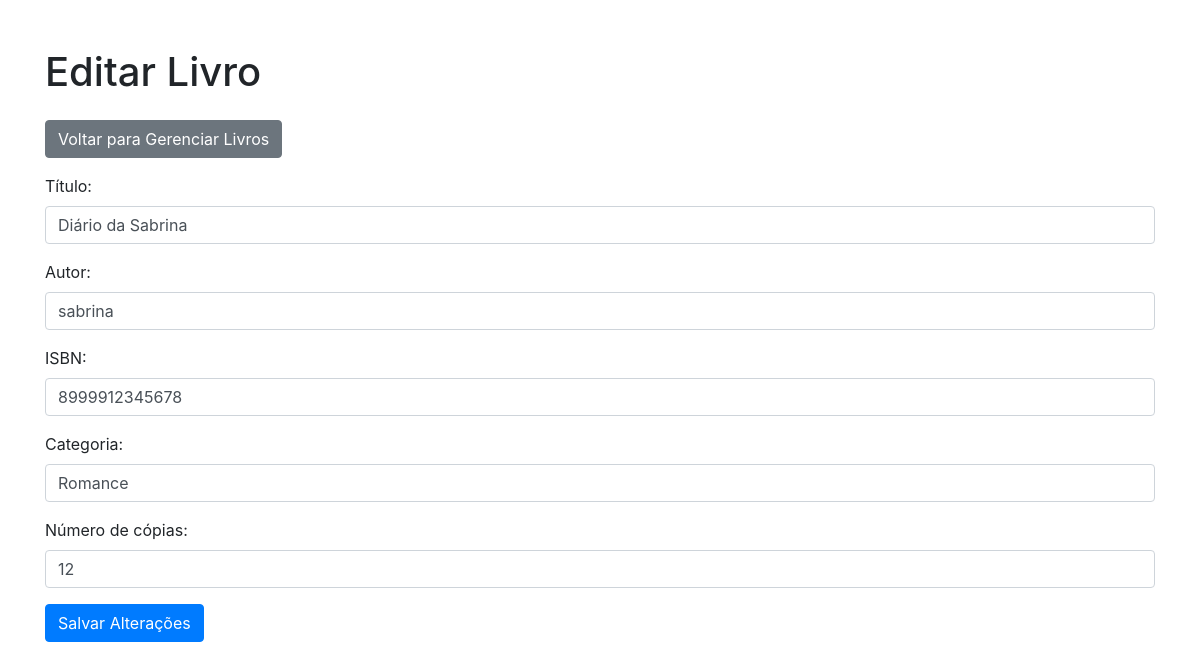
/livros/editar/1/ (signed in), run on the app's committed database.
### app/models.py (models this page shows, shortened)
class Livro(models.Model):
    titulo = models.CharField(max_length=200, verbose_name="Título")
    autor = models.CharField(max_length=100, verbose_name="Autor")
    isbn = models.CharField(
        max_length=13,
        unique=True,
        verbose_name="ISBN",
        validators=[RegexValidator(regex=r'^\d{13}$', message="ISBN inválido. Deve conter 13 dígitos.")]
    )
    categoria = models.CharField(max_length=50, verbose_name="Categoria")
    num_copias = models.IntegerField(
        verbose_name="Número de cópias",
        validators=[MinValueValidator(0, message="O número de cópias não pode ser negativo.")]
    )
    class Meta:
        verbose_name = "Livro"
        verbose_name_plural = "Livros"

### app/views.py (the view)
# urls.py: path('livros/editar/<int:livro_id>/', views.editar_livro, name='editar_livro'),
@login_required
def editar_livro(request, livro_id):
    livro = get_object_or_404(Livro, id=livro_id)
    if request.method == 'POST':
        form = LivroForm(request.POST, instance=livro)
        if form.is_valid():
            form.save()
            return redirect('app:gerenciar_livros')
    else:
        form = LivroForm(instance=livro)
    context = {'form': form, 'livro': livro}
    return render(request, 'app/editar_livro.html', context)

### app/forms.py
class LivroForm(forms.ModelForm):
    class Meta:
        model = Livro
        fields = ['titulo', 'autor', 'isbn', 'categoria', 'num_copias']
        widgets = {
            'titulo': forms.TextInput(attrs={'class': 'form-control', 'placeholder': 'Título'}),
            'autor': forms.TextInput(attrs={'class': 'form-control', 'placeholder': 'Autor'}),
            'isbn': forms.TextInput(attrs={'class': 'form-control', 'placeholder': 'ISBN'}),
            'categoria': forms.TextInput(attrs={'class': 'form-control', 'placeholder': 'Gênero'}),
            'num_copias': forms.NumberInput(attrs={'class': 'form-control', 'placeholder': 'Número de Cópias'}),
        }

### app/templates/app/editar_livro.html (shortened to what this page needs)
<!DOCTYPE html>
<html lang="en">
<head>
    <link rel="stylesheet" href="https://stackpath.bootstrapcdn.com/bootstrap/4.5.0/css/bootstrap.min.css">
</head>
<body>
    <div class="container mt-5">
        <h1 class="mb-4">Editar Livro</h1>
        <a href="{% url 'app:gerenciar_livros' %}" class="btn btn-secondary mb-3">Voltar para Gerenciar Livros</a>
        <form method="post">
            {{ form.as_p }}
            <button type="submit" class="btn btn-primary">Salvar Alterações</button>
        </form>
    </div>
</body>
</html>

### data on the page
Livro: titulo "Diário da Sabrina", autor "sabrina", isbn "8999912345678", categoria "Romance", num_copias "12"
